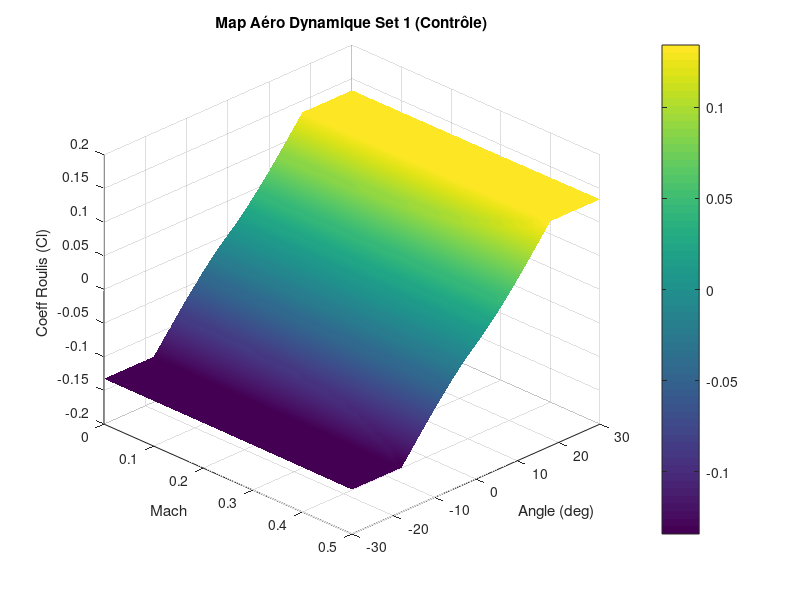

The MATLAB source for this figure:
clear; clc;

% =========================================================================
% MASTER SCRIPT : CONFIGURATION AÉRO (MÉTHODE DYNAMIQUE 2D)
% =========================================================================

%% --- 1. CONFIGURATION DES DIMENSIONS ET DU VOL ---
% Paramètres globaux
D_tube = 0.10;      % Diamètre fusée [m]
R_tube = D_tube / 2;
S_ref  = pi * R_tube^2; % Surface de référence [m^2]

% Conditions de vol nominales (Pour calculs statiques Sets 2 & 3)
Mach_design = 0.385;        % Vitesse critique (Max Q)
beta_PG = sqrt(1 - Mach_design^2); % Facteur Prandtl-Glauert nominal
rho = 1.18;                 % Densité air moyenne [kg/m^3]

% --- DEFINITION DES SETS D'AILERONS ---
% SET 1 (Ailerons Bas - CONTRÔLE ACTIF)
Set1_Cr   = 0.15;    % Corde emplanture
Set1_Ct   = 0.15;    % Corde saumon
Set1_Span = 0.08;    % Envergure (Semi-span)
Set1_Kflap = 0.1342; % Ratio de surface active (Partie mobile)
Set1_Nb   = 4;       % Nombre d'ailerons

% SET 2 (Canards - Fixes/Passifs)
Set2_Cr   = 0.39;    
Set2_Ct   = 0.25;    
Set2_Span = 0.028;
Set2_Kflap = 0;      
Set2_Nb   = 4;

% SET 3 (Haut - Camera - Fixes/Passifs)
Set3_Cr   = 0.068;    
Set3_Ct   = 0.0279;    
Set3_Span = 0.01992;
Set3_Kflap = 0;      
Set3_Nb   = 4;


%% --- 2. CALCULS AÉRODYNAMIQUES DÉTAILLÉS ---

% =========================================================================
% === SET 1 : AILERONS DE CONTRÔLE (MÉTHODE DYNAMIQUE 2D) ===
% =========================================================================
% Ce bloc génère la MAP 2D (Cl = f(Angle, Mach)) pour le bloc "2-D Lookup Table" Simulink.
% Optimisation : Plage Mach 0 -> 0.50 (Précision max pour le vol subsonique)

% A. Géométrie Fixe du Set 1
S_aileron_Set1 = Set1_Span * (Set1_Cr + Set1_Ct) / 2;
AR1 = (2 * Set1_Span)^2 / (2 * S_aileron_Set1); 
Ycp_local_1 = (Set1_Span / 3) * ((Set1_Cr + 2*Set1_Ct) / (Set1_Cr + Set1_Ct));
BrasLevier_Set1 = R_tube + Ycp_local_1;

% B. Définition des axes de la Map 2D (Breakpoints Simulink)
Mach_vector = 0 : 0.01 : 0.50;      % Axe X : Vitesse (Mach)
delta_deg_vector = -30 : 0.5 : 30;  % Axe Y : Angle commande (Degrés)
delta_rad_vector = deg2rad(delta_deg_vector); % Axe Y : Angle commande (Radians)

% Initialisation de la Matrice (Lignes=Angles, Colonnes=Mach)
Cl_2D_Map = zeros(length(delta_rad_vector), length(Mach_vector));

% Facteurs constants Set 1
K_fb1 = 1 + (R_tube / (Set1_Span + R_tube)); % Interférence Corps
Efficiency_Factor = 0.8;   % Pertes de fente (rendement volet)
Alpha_Stall_Deg = 18.0;    % Angle de décrochage estimé (Degrés)
Alpha_Stall = deg2rad(Alpha_Stall_Deg); % Angle de décrochage (Radians)

fprintf('\n--- GÉNÉRATION DE LA MAP DYNAMIQUE SET 1 (0 -> Mach 0.5) ---\n');

% BOUCLE DE CALCUL (Angle x Mach)
for m = 1:length(Mach_vector)
    M_curr = Mach_vector(m);
    
    % 1. Correction de Compressibilité (Prandtl-Glauert)
    beta = sqrt(1 - M_curr^2);
    
    % 2. Pente de Portance (Cla) DYNAMIQUE pour ce Mach
    % Diederich corrigé par Beta
    Cla_iso1 = (2 * pi * AR1) / (2 + sqrt(4 + (AR1 * beta)^2));
    Cla_Set1_Dyn = Cla_iso1 * K_fb1; % Pente efficace totale
    
    % 3. Modèle Polhamus pour ce Mach
    Kp = Cla_Set1_Dyn;
    Kv = 3.2; % Composante Vortex (approx constante)
    
    % Facteur d'échelle pour ce Mach
    % Transforme le Cn local (volet) en Cl global (fusée)
    % C'est ICI qu'on applique Kflap (Set1_Kflap) car on parle de CONTRÔLE
    Scale_Factor = (S_aileron_Set1 * BrasLevier_Set1 * Set1_Kflap * Efficiency_Factor) / (S_ref * D_tube);
    
    for i = 1:length(delta_rad_vector)
        inc = abs(delta_rad_vector(i));
        signe = sign(delta_rad_vector(i));
        
        if inc <= Alpha_Stall
            % Zone Linéaire + Vortex
            Cn_local = Kp*sin(inc)*(cos(inc)^2) + Kv*(sin(inc)^2)*cos(inc);
        else
            % Zone Saturation (Plateau après décrochage)
            Cn_max = Kp*sin(Alpha_Stall)*(cos(Alpha_Stall)^2) + Kv*(sin(Alpha_Stall)^2)*cos(Alpha_Stall);
            Cn_local = Cn_max;
        end
        
        % Remplissage de la matrice
        Cl_2D_Map(i, m) = signe * Cn_local * Scale_Factor;
    end
end

% C. Calcul de l'AMORTISSEMENT (Damping Clp) - MÉTHODE STATIQUE
% Pour le damping, on utilise la surface TOTALE (pas Kflap) et on linéarise à Mach 0.
% Cela donne une estimation conservative (minimum de freinage).
Cla_iso_static = (2 * pi * AR1) / (2 + sqrt(4 + AR1^2));
Cla_Set1_Static = Cla_iso_static * K_fb1;

%pour calcul defauts
Cla_Set1 = Cla_Set1_Static;

Clp_Contrib1 = -Set1_Nb * Cla_Set1_Static * (S_aileron_Set1 * BrasLevier_Set1^2) / (S_ref * D_tube^2);
Cld_Contrib1 = Cla_Set1_Static * Scale_Factor; % Juste pour info

% Affichage graphique de contrôle
fprintf('Map générée avec succès.\n');
figure(10); clf;
surf(Mach_vector, delta_deg_vector, Cl_2D_Map);
title('Map Aéro Dynamique Set 1 (Contrôle)');
xlabel('Mach'); ylabel('Angle (deg)'); zlabel('Coeff Roulis (Cl)');
shading interp; colorbar; view(45, 30);


% =========================================================================
% === SET 2 : CANARDS (MÉTHODE LINEAIRE BARROWMAN) ===
% =========================================================================
S_aileron_Set2 = Set2_Span * (Set2_Cr + Set2_Ct) / 2;
AR2 = (2 * Set2_Span)^2 / (2 * S_aileron_Set2);
Cla_iso2 = (2 * pi * AR2) / (2 + sqrt(4 + (AR2 * beta_PG)^2)); 
K_fb2 = 1 + (R_tube / (Set2_Span + R_tube));
Cla_Set2 = Cla_iso2 * K_fb2;
Ycp_local_2 = (Set2_Span / 3) * ((Set2_Cr + 2*Set2_Ct) / (Set2_Cr + Set2_Ct));
BrasLevier_Set2 = R_tube + Ycp_local_2;

Clp_Contrib2 = -Set2_Nb * Cla_Set2 * (S_aileron_Set2 * BrasLevier_Set2^2) / (S_ref * D_tube^2);
Cld_Contrib2 = 0; % Fixe


% =========================================================================
% === SET 3 : AILERONS HAUT (MÉTHODE LINEAIRE BARROWMAN) ===
% =========================================================================
S_aileron_Set3 = Set3_Span * (Set3_Cr + Set3_Ct) / 2;
AR3 = (2 * Set3_Span)^2 / (2 * S_aileron_Set3);
Cla_iso3 = (2 * pi * AR3) / (2 + sqrt(4 + (AR3 * beta_PG)^2)); 
K_fb3 = 1 + (R_tube / (Set3_Span + R_tube));
Cla_Set3 = Cla_iso3 * K_fb3;
Ycp_local_3 = (Set3_Span / 3) * ((Set3_Cr + 2*Set3_Ct) / (Set3_Cr + Set3_Ct));
BrasLevier_Set3 = R_tube + Ycp_local_3;

Clp_Contrib3 = -Set3_Nb * Cla_Set3 * (S_aileron_Set3 * BrasLevier_Set3^2) / (S_ref * D_tube^2);
Cld_Contrib3 = 0; % Fixe


%% --- 3. AGRÉGATION FINALE (DYNAMIQUE GLOBALE) ---

% Somme des amortissements (Tous les sets freinent la rotation)
Clp_Total_Adim = Clp_Contrib1 + Clp_Contrib2 + Clp_Contrib3;

% Pour le contrôle, Simulink utilise la "2-D Lookup Table" (Cl_2D_Map).
% Cld_Total_Adim ne sert plus qu'à titre indicatif.
Cld_Total_Adim = Cld_Contrib1 + Cld_Contrib2 + Cld_Contrib3;

% Mise à l'échelle pour les blocs Gain de Simulink (AMORTISSEMENT)
% Le bloc Amortissement attend : T = q * (Clp_group) * (p * D / 2V)
Clp_group = abs(Clp_Total_Adim * S_ref * D_tube);

% Paramètres d'Inertie
I_x = 0.0072; % Kg.m^2 (Inertie Roulis corrigée)


%% --- 4. GAINS DU CONTRÔLEUR PID ---
% Points de rupture pour la pression dynamique 'q' (en Pa)
q_breakpoints = [ 0, 1000, 3000, 6000, 12000 ];

% Gains PID (Gain Scheduling)
Kp_data = [12.0, 8.0, 3.0, 1.0, 0.4];
Ki_data = [0.0, 0.0, 0.0, 0.0, 0.0];
Kd_data = [8.0, 6.0, 3.0, 1.0, 0.4];


%% --- 5. AFFICHAGE POUR VÉRIFICATION (CORRIGÉ 2D) ---
fprintf('\n==============================================\n');
fprintf('   PARAMÈTRES AÉRODYNAMIQUES DYNAMIQUES\n');
fprintf('==============================================\n');

fprintf('--- Map 2D (Contrôle) ---\n');
fprintf('Plage Mach          : 0.00 à 0.50\n');
fprintf('Angle max linéaire  : ~10 deg\n');
fprintf('Début décrochage    : %.1f deg\n', Alpha_Stall_Deg);

% Vérification : Cl max à Mach 0.385
idx_check = find(abs(Mach_vector - 0.385) < 0.006, 1);
if ~isempty(idx_check)
    max_val = max(abs(Cl_2D_Map(:, idx_check)));
    fprintf('Cl max (à Mach 0.385): %.5f\n', max_val);
end

fprintf('\n--- Amortissement (Clp) ---\n');
fprintf('Clp Total (Adim)    : %.4f\n', Clp_Total_Adim);
fprintf('Clp Group (Simulink): %.8f m^3 (Coefficient physique)\n', Clp_group);

fprintf('\n--- Données Simulink prêtes ---\n');
fprintf('Bloc "2-D Lookup Table" doit utiliser :\n');
fprintf(' - Breakpoints 1 : delta_rad_vector\n');
fprintf(' - Breakpoints 2 : Mach_vector\n');
fprintf(' - Table Data    : Cl_2D_Map\n');
fprintf('==============================================\n');

%test coeffs openrocket --> linear so must use same approx as me (limited
%in the soft at 15deg so can assume this is the breakpoint for linearity) 

% Vecteur d'entrée (Breakpoints) en Radians [-14° à 14°]
deployment_angle = [-0.2443, -0.2269, -0.2094, -0.1920, -0.1745, -0.1571, -0.1396, -0.1222, -0.1047, -0.0873, -0.0698, -0.0524, -0.0349, -0.0175, 0.0000, 0.0175, 0.0349, 0.0524, 0.0698, 0.0873, 0.1047, 0.1222, 0.1396, 0.1571, 0.1745, 0.1920, 0.2094, 0.2269, 0.2443];

% roll forcing coefficients (symetric) pour 4 fin complete (a diviser par 4
% et multiplier par l'aspect ratio)
roll_forcing_coeffs = [2.77, 2.56, 2.37, 2.17, 1.97, 1.77, 1.56, 1.37, 1.17, 0.98, 0.78, 0.59, 0.39, 0.19, 0, 0.19, 0.39, 0.59, 0.78, 0.98, 1.17, 1.37, 1.56, 1.77, 1.97, 2.17, 2.37, 2.56, 2.77];








%concerns and ameliorations:
%q_breakpoints plus large (avoir un nombre persque infini, 
% un q_breakpoints (v) et donc des lookup tables 
% ---> look into the Dynamic lookup table 

%check if leaving the "N" input blank in the PID is OK 

%to do list:
% - Clp and Cld (RASaero/openrocket) DONE
% - size of the control fin to know S_ref and b_ref DONE (as it is)
% - add wind gust perturbations (1-cos) and 
%   torque from the defaults of manufatcuring on the fins 
% - rate limiter for correct representation of the cervo




